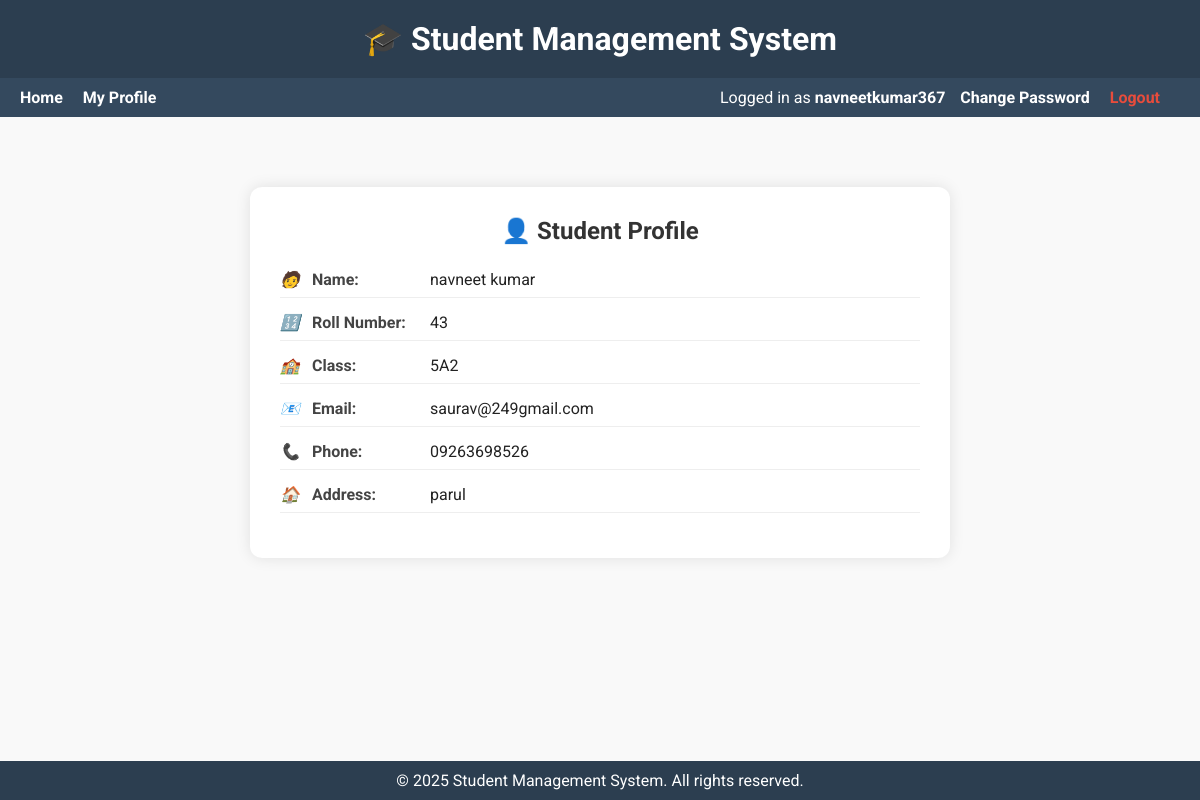
Page /student (signed in) on the committed database.
### tables this page shows
CREATE TABLE students (
    id INTEGER PRIMARY KEY AUTOINCREMENT,
    name TEXT NOT NULL,
    roll TEXT UNIQUE NOT NULL,
    class TEXT NOT NULL,
    email TEXT,
    phone TEXT,
    address TEXT,
    username TEXT UNIQUE
);

### app.py (the view)
@app.route('/student')
def student_profile():
    if 'username' not in session or session['role'] != 'student':
        return "Access Denied", 403
    username = session['username']
    conn = get_db_connection()
    cursor = conn.cursor()
    cursor.execute("SELECT * FROM students WHERE username = ?", (username,))
    student = cursor.fetchone()
    conn.close()
    if student:
        return render_template('student_profile.html', student=student)
    else:
        return "No student record found.", 404

### app.py (called while the page is built)
def get_db_connection():
    conn = sqlite3.connect('database/students.db')
    conn.row_factory = sqlite3.Row
    return conn

### templates/student_profile.html (shortened to what this page needs)
{% extends 'layout.html' %}
{% block content %}
<div class="profile-container">
    <h2>👤 Student Profile</h2>
    {% if student %}
        <div class="profile-row">
            <label><i class="icon">🧑</i> Name:</label>
            <div>{{ student.name }}</div>
        </div>
        <div class="profile-row">
            <label><i class="icon">🔢</i> Roll Number:</label>
            <div>{{ student.roll }}</div>
        </div>
        <div class="profile-row">
            <label><i class="icon">🏫</i> Class:</label>
            <div>{{ student.class }}</div>
        </div>
        <div class="profile-row">
            <label><i class="icon">📧</i> Email:</label>
            <div>{{ student.email }}</div>
        </div>
        <div class="profile-row">
            <label><i class="icon">📞</i> Phone:</label>
            <div>{{ student.phone }}</div>
        </div>
        <div class="profile-row">
            <label><i class="icon">🏠</i> Address:</label>
            <div>{{ student.address }}</div>
        </div>
    {% else %}
        <p class="no-data">No student data found.</p>
    {% endif %}
</div>
{% endblock %}

### templates/layout.html (shortened to what this page needs)
<!DOCTYPE html>
<html lang="en">
<head>
    <link rel="stylesheet" href="{{ url_for('static', filename='style.css') }}">
</head>
<body>
<header>
    <h1>🎓 Student Management System</h1>
</header>
<nav>
    <div class="nav-left">
        <a href="{{ url_for('index') }}">Home</a>
        {% if session.get('username') %}
            {% if session.get('role') == 'admin' %}
                <a href="{{ url_for('dashboard') }}">Dashboard</a>
                <a href="{{ url_for('add_student') }}">Add Student</a>
                <a href="{{ url_for('view_students') }}">View Students</a>
            {% elif session.get('role') == 'student' %}
                <a href="{{ url_for('view_student_profile') }}">My Profile</a>
            {% endif %}
        {% endif %}
    </div>
    <div class="nav-right">
        {% if session.get('username') %}
            <span style="color:white; margin-right: 15px;">
                Logged in as <strong>{{ session.get('username') }}</strong>
            </span>
            {% if session.get('role') == 'student' %}
    <a href="{{ url_for('change_password') }}">Change Password</a>
{% endif %}
            <a href="{{ url_for('logout') }}" style="color: #e74c3c;">Logout</a>
        {% else %}
            <a href="{{ url_for('login') }}">Login</a>
        {% endif %}
    </div>
</nav>
<main>
    {% block content %}{% endblock %}
</main>
<footer>
    &copy; 2025 Student Management System. All rights reserved.
</footer>
</body>
</html>

### templates/layout.html (style rules this page uses)
* { margin: 0; padding: 0; box-sizing: border-box; }
body { font-family: 'Roboto', sans-serif; background-color: #f9f9f9; color: #333; min-height: 100vh; display: flex; flex-direction: column; }
header { background-color: #2c3e50; color: white; padding: 20px 0; text-align: center; box-shadow: 0 2px 4px rgba(0,0,0,0.1); }
nav { background-color: #34495e; padding: 10px 20px; display: flex; justify-content: space-between; align-items: center; }
nav a { color: white; margin-right: 20px; text-decoration: none; font-weight: bold; }
.nav-left, .nav-right { display: flex; align-items: center; }
.nav-right { margin-left: auto; }
main { flex: 1; padding: 30px; animation: fadeIn 0.6s ease; }
footer { background-color: #2c3e50; color: white; text-align: center; padding: 10px 0; }

### templates/student_profile.html (style rules this page uses)
.profile-container { max-width: 700px; margin: 40px auto; background: #ffffff; padding: 30px; box-shadow: 0 0 15px rgba(0, 0, 0, 0.1); border-radius: 12px; }
.profile-container h2 { text-align: center; color: #333; margin-bottom: 25px; }
.profile-row { display: flex; margin-bottom: 15px; padding-bottom: 8px; border-bottom: 1px solid #eee; }
.profile-row label { width: 150px; font-weight: bold; color: #444; }
.profile-row div { flex: 1; color: #222; }
.icon { margin-right: 8px; color: #007BFF; }

### rows in the picture
students: get "navneetkumar367", name "navneet kumar", roll "43", class "5A2", email "saurav@249gmail.com", phone "09263698526", address "parul"
